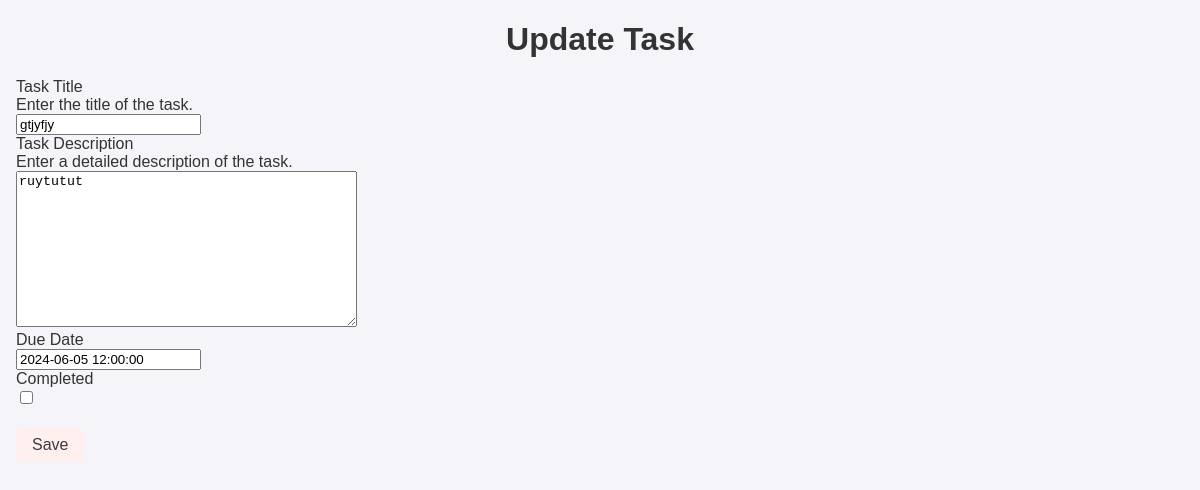
The app's page /tasks/update/5/, older data.
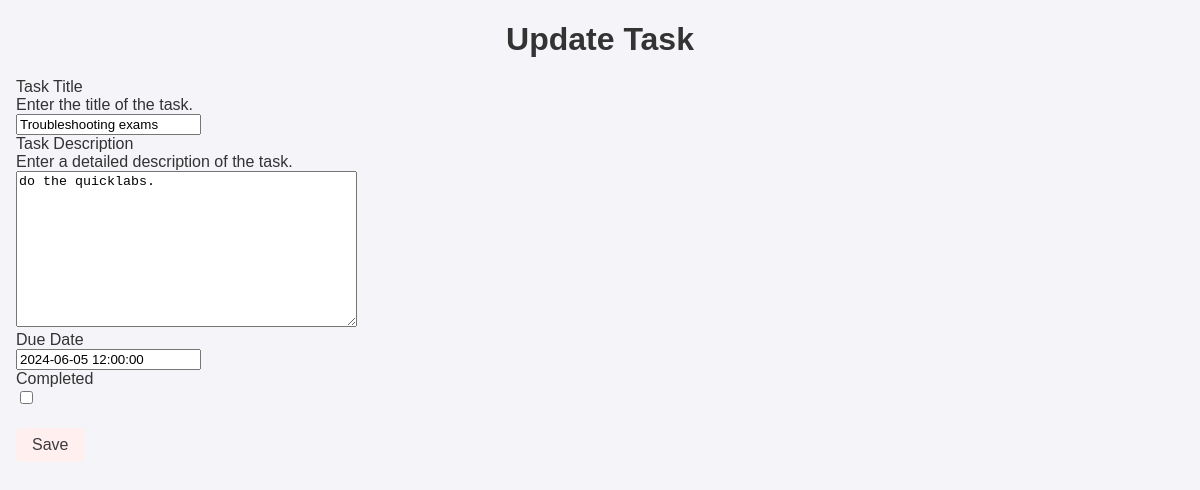
The same page, newer data.
### crudTasks/models.py (models this page shows, shortened)
class Task(models.Model):
    title = models.CharField(max_length=255)
    description = models.TextField()
    due_date = models.DateTimeField()
    is_completed = models.BooleanField(default=False)

### crudTasks/views.py (the view)
# urls.py: path('update/<int:pk>/', task_update, name='task-update'),
def task_update(request, pk):
    task = get_object_or_404(Task, pk=pk)
    if request.method == 'POST':
        form = TaskForm(request.POST, instance=task)
        if form.is_valid():
            form.save()
            return redirect('task-list')
    else:
        form = TaskForm(instance=task)
    return render(request, 'tasks/task_form.html', {'form': form})

### crudTasks/forms.py
class TaskForm(forms.ModelForm):
    class Meta:
        model = Task
        fields = ['title', 'description', 'due_date', 'is_completed']
        labels = {
            'title': 'Task Title',
            'description': 'Task Description',
            'due_date': 'Due Date',
            'is_completed': 'Completed',
        }
        help_texts = {
            'title': 'Enter the title of the task.',
            'description': 'Enter a detailed description of the task.',
        }
        widgets = {
            'due_date': forms.DateTimeInput(attrs={'class': 'datetimepicker'}),
        }

### crudTasks/templates/tasks/task_form.html (shortened to what this page needs)
<!DOCTYPE html>
<html>
<head>
    {% extends 'base.html' %}
    {% load static %}
    {% block content %}
    <h1 class="task_form">{{ form.instance.pk|yesno:"Update Task,Create Task" }}</h1>
    <form method="post">
        <div class="form-group">
            <label for="id_title">{{ form.title.label }}</label>
            <div class="help-text">{{ form.title.help_text }}</div>
            {{ form.title }}
        </div>
        <div class="form-group">
            <label for="id_description">{{ form.description.label }}</label>
            <div class="help-text">{{ form.description.help_text }}</div>
            {{ form.description }}
        </div>
        <div class="form-group">
            <label for="id_due_date">{{ form.due_date.label }}</label>
            {{ form.due_date }}
        </div>
        <div class="form-group completed">
            <label for="id_is_completed">{{ form.is_completed.label }}</label>
            {{ form.is_completed }}
        </div>
        <button  class="btn" type="submit">Save</button>
    </form>
    {% endblock %}

Row changes from the older to the newer data that the page shows:
changed Task "Update Task": title "gtjyfjy" → "Troubleshooting exams"; description "ruytutut" → "do the quicklabs."
